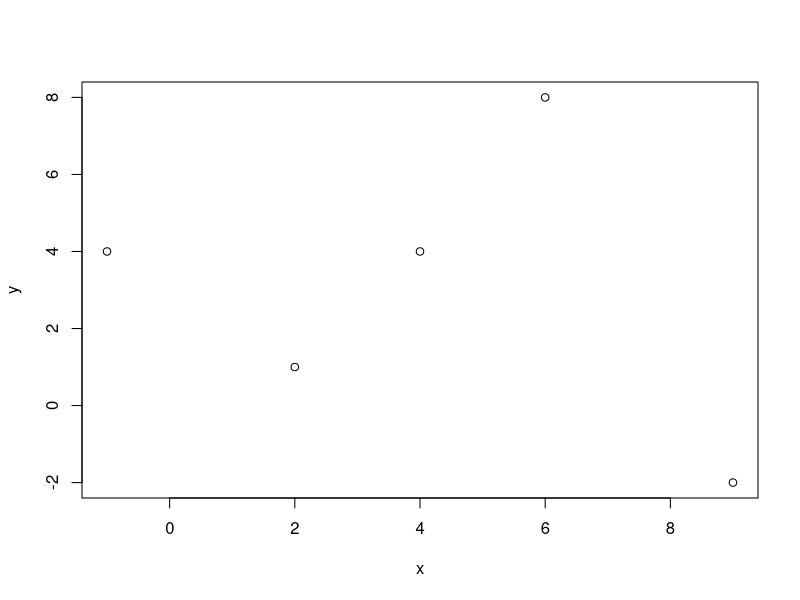
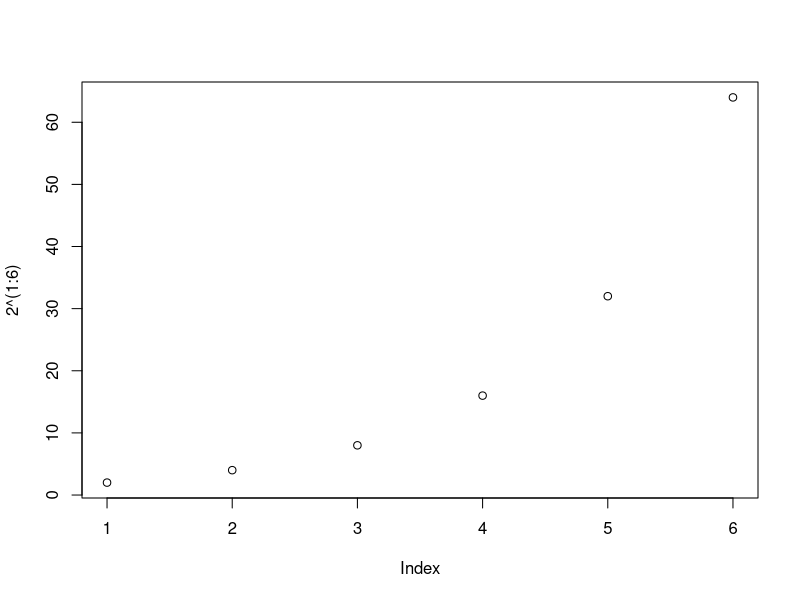
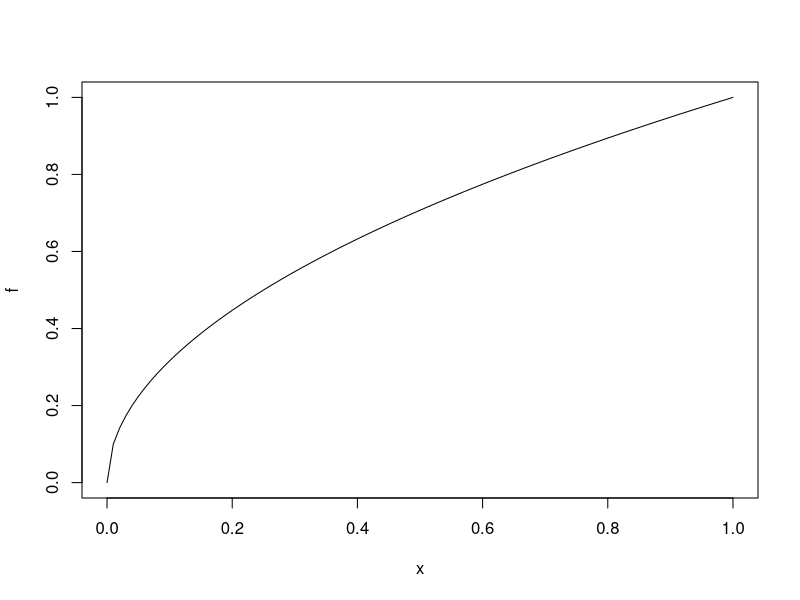
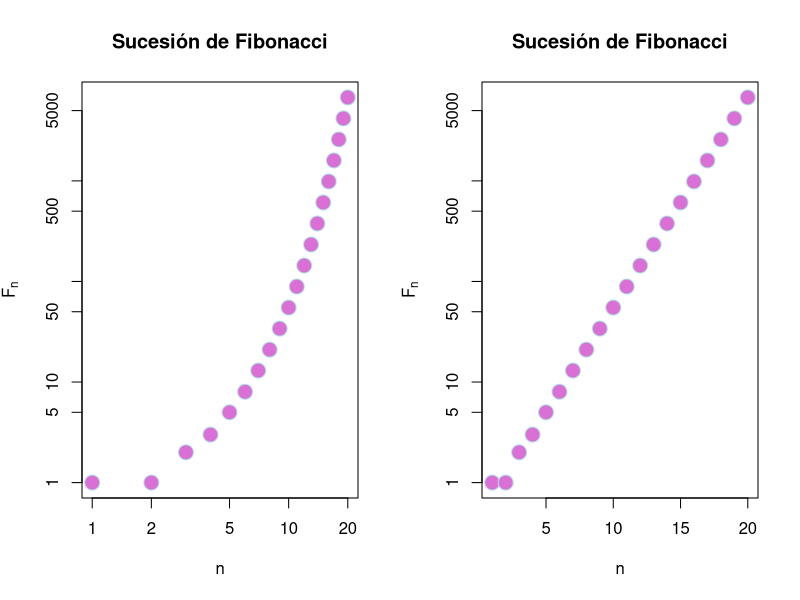
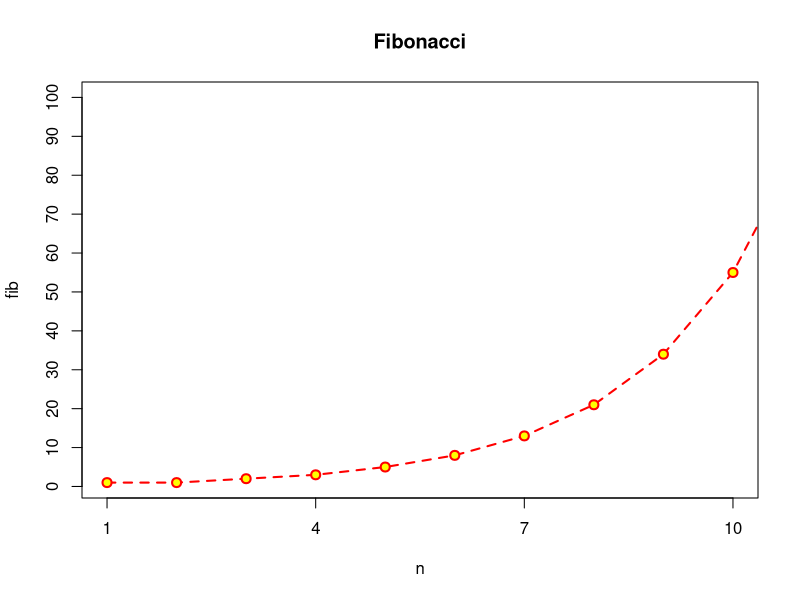
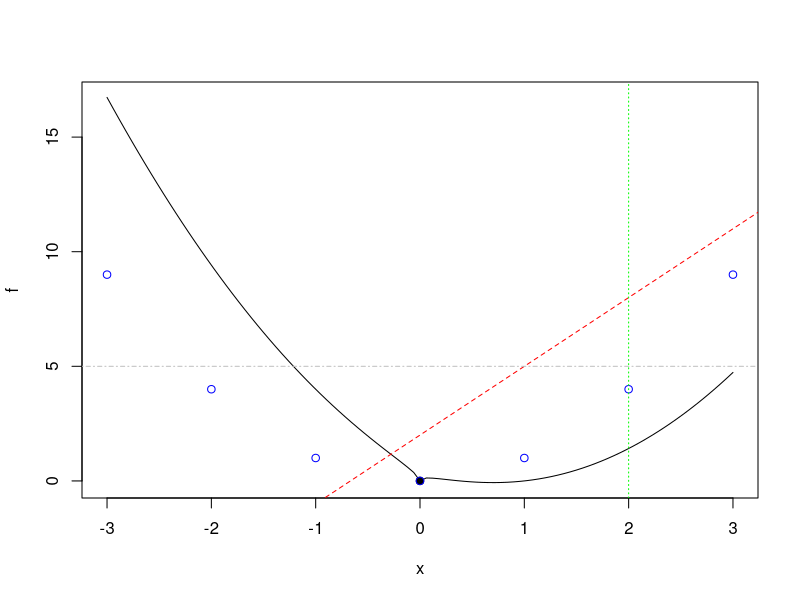
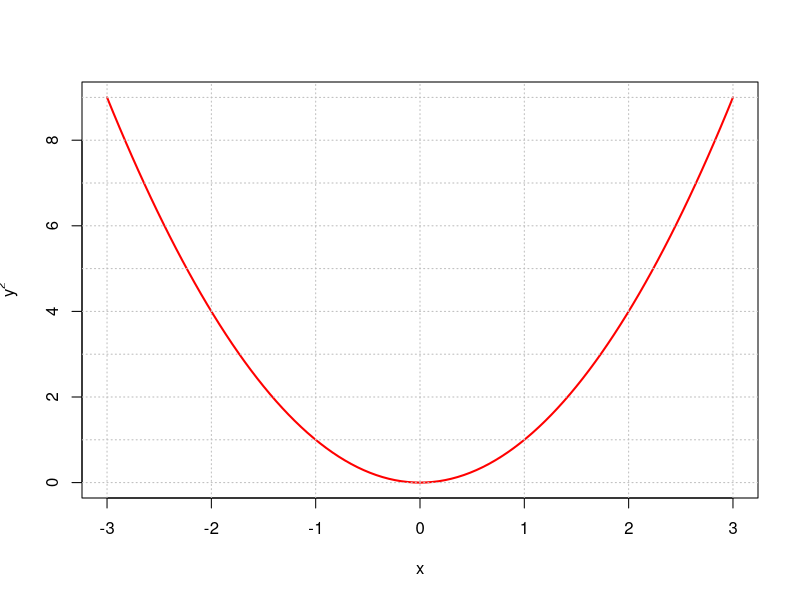
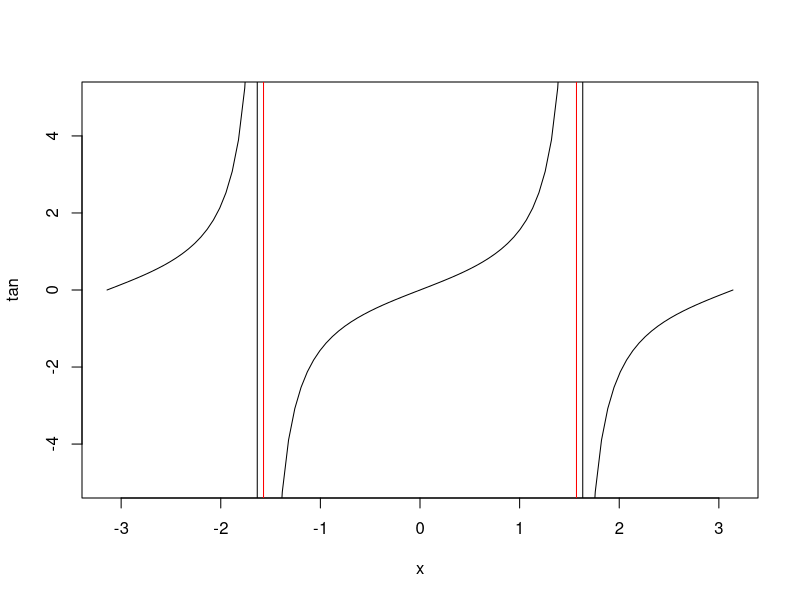

Generate these figures, in order, with R:
## ---- chunk 1
knitr::opts_chunk$set(echo = TRUE)
## ---- chunk 2
x = c(2,6,4,9,-1)
y = c(1,8,4,-2,4)
plot(x,y)
## ---- chunk 3
plot(2^(1:6))
## ---- chunk 4
f <- function(x){ sqrt(x) }
plot(f)
## ---- chunk 5
n = 1:20
fib = (1/sqrt(5))*((1+sqrt(5))/2)^n - (1/sqrt(5))*((1-sqrt(5))/2)^n
fib

par(mfrow = c(1,2)) #esto es para colocar los graficos en una fila y 2 columnas a partir de eeste momento

plot(fib, xlab = "n", ylab = expression(F[n]),
     main = "Sucesión de Fibonacci", pch = 21, cex = 2,
     col = "powderblue", bg = "orchid", log = "xy")

plot(fib, xlab = "n", ylab = expression(F[n]),
     main = "Sucesión de Fibonacci", pch = 21, cex = 2,
     col = "powderblue", bg = "orchid", log = "y")
par(mfrow = c(1,1))
## ---- chunk 6
plot(n, fib, pch = 21, col = "red", bg = "yellow", cex = 1.2, 
     main = "Fibonacci",
     type = "o", lty = "dashed", lwd = 2, 
     xlim = c(1,10), ylim = c(1, 100),
     xaxp = c(1,10,3), yaxp = c(0,100, 10))
## ---- chunk 7
f <- function(x){
  x^2 -2*x + sqrt(abs(x))
}
plot(f, xlim = c(-3,3))
points(0,0, pch = 19)
points(-3:3, (-3:3)^2, col = "blue")
abline(2,3, lty = "dashed", col = "red")
abline(v = 2, lty = "dotted", col = "green")
abline(h = 5, lty = "dotdash", col = "gray")
## ---- chunk 8
f <- function(x){x^2}
plot(f, xlim = c(-3,3), col = "red", lwd = 2, ylab = expression(y^2), xlab = "x")
abline(h=0:9, v = -3:3, lty="dotted", col = "grey")
## ---- chunk 9
plot(tan, xlim = c(-pi, pi), ylim = c(-5,5))
abline(v = c(-pi/2, pi/2), col = "red")
## ---- chunk 10
plot(0,0)
text(0,0, labels = "debajo", pos = 1)
text(0,0, labels = "izquierda", pos = 2)
text(0,0, labels = "arriba", pos = 3)
text(0,0, labels = "derecha", pos = 4)
points(0,1)
text(0,1, labels = "centro")
## ---- chunk 11
f <- function(x){x^2}
plot(f, xlim = c(-3,3), ylim = c(-10,10))
points(-3:3, f(-3:3), pch = 19)
lines(-3:3, f(-3:3), lwd = 2, lty = "dotted", col = "red")
curve(x^3, lty = "dashed", col = "blue", add = TRUE)
curve(x^4, lty = "dashed", col = "orangered", add=TRUE)

legend("bottomright", 
       legend = c(expression(x^2), expression(x^3), expression(x^4)), 
       lwd = 2, 
       col = c("red", "blue", "orangered"), 
       lty = c("dotted", "dashed", "dashed")
       )
## ---- chunk 12

